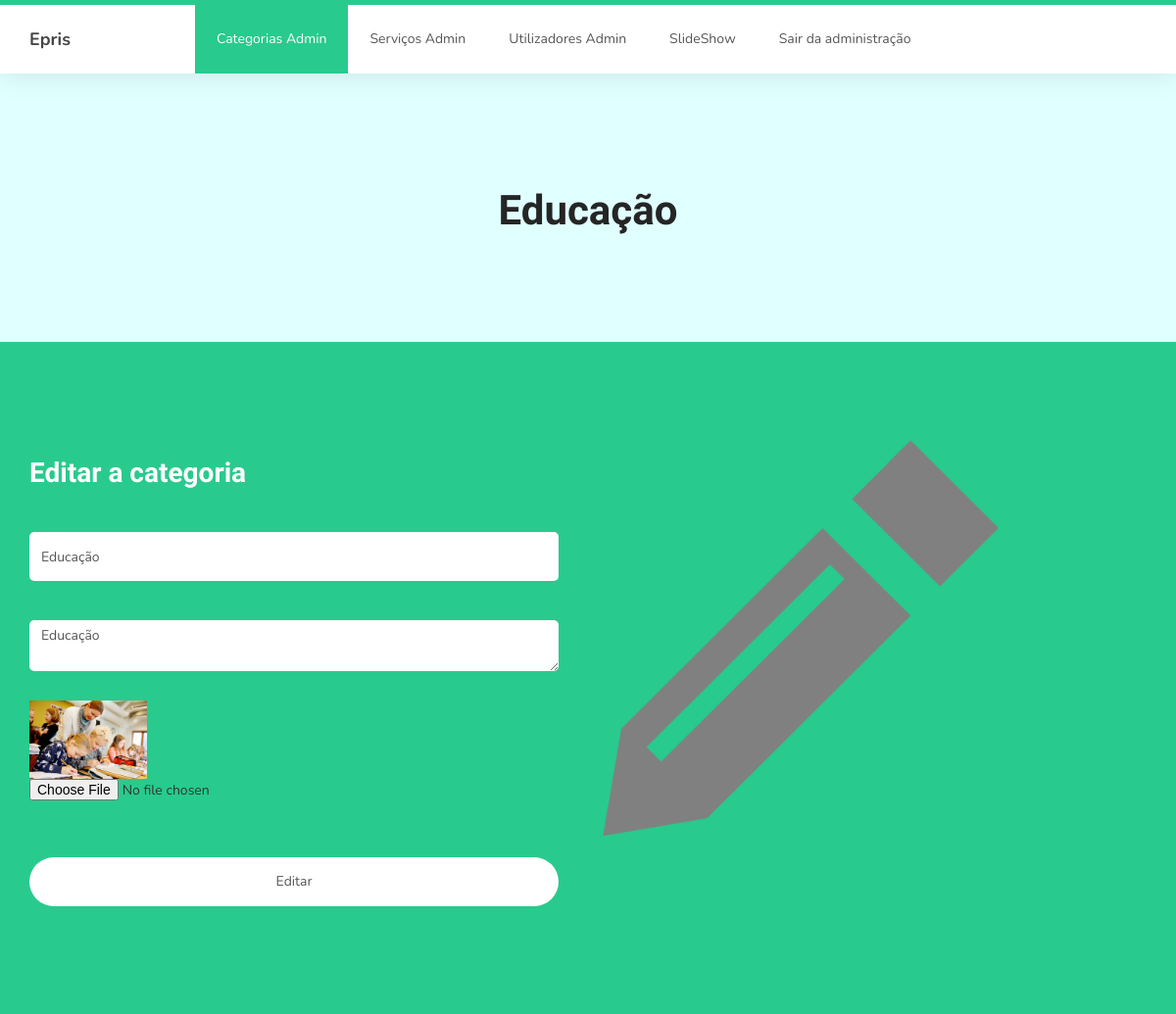
Page /admin/editarcategoria.php?id=20 on the earlier database version.
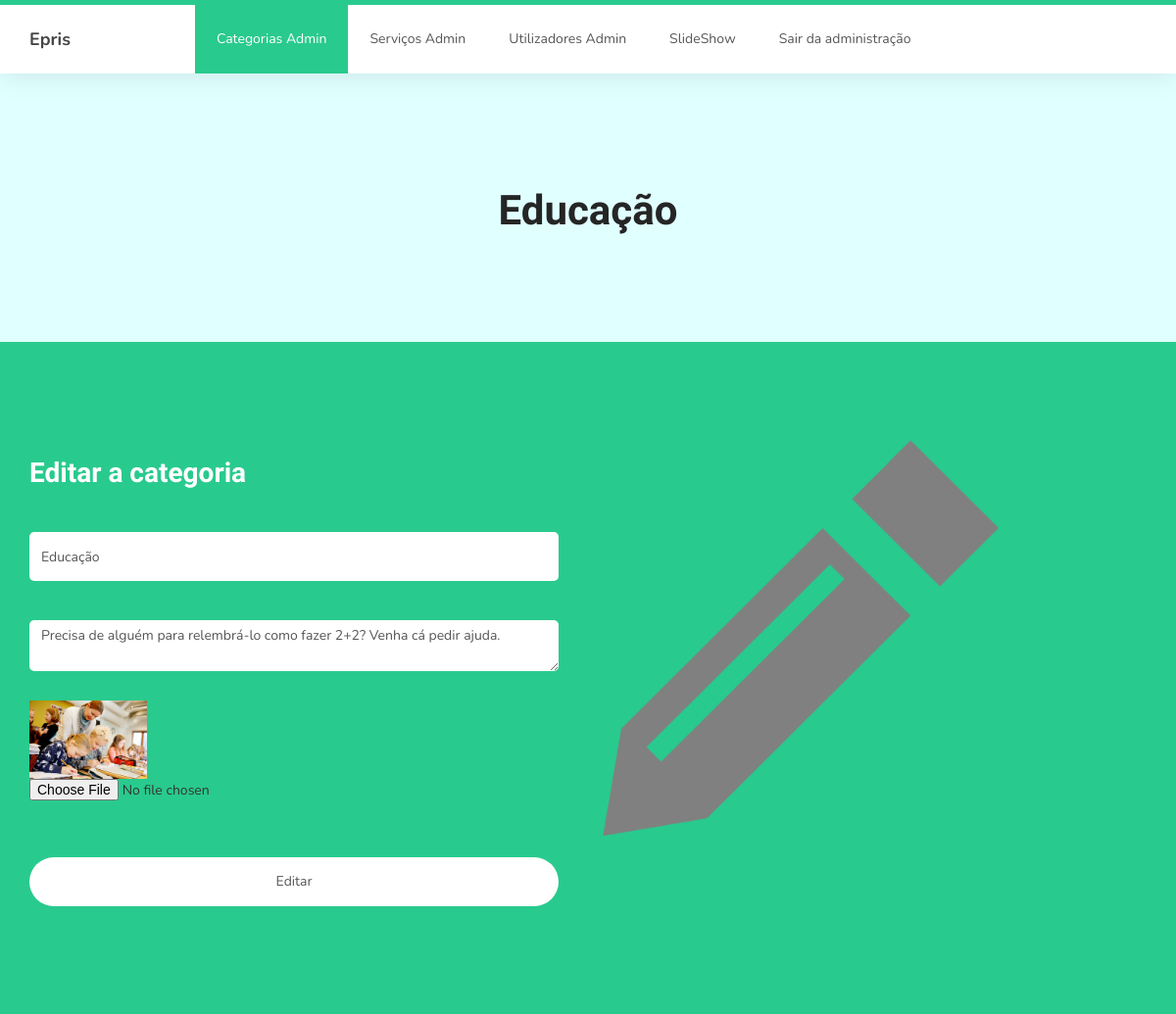
Same page on the later database version.
### tables this page shows
CREATE TABLE `categorias`  (
  `categoriaId` int(11) NOT NULL AUTO_INCREMENT,
  `categoriaNome` varchar(45) NOT NULL,
  `categoriaDescricao` text NOT NULL,
  `categoriaImagemURL` varchar(255) NOT NULL,
  PRIMARY KEY (`categoriaId`) USING BTREE
);

### admin/editarcategoria.php (the view, shortened to what this page needs)
<?php
$id=intval($_GET['id']);
include_once("../includes/body.inc.php");
$sql="select * from categorias where categoriaId=".$id;
$result=mysqli_query($con,$sql);
$dados=mysqli_fetch_array($result);
?>
    <section style="background-color: lightcyan">
        <div class="container">
            <div class="text-center">
                <h1><?php echo $dados['categoriaNome']?></h1>
            </div>
        </div>
    </section>
    <section id="contact">
        <div class="container">
            <div class="row">
                <div class="col-md-6 col-sm-12">
                    <form id="contact-form" role="form" action="confirmaEditaCategoria.php" enctype="multipart/form-data" method="post">
                        <div class="section-title">
                            <h2>Editar a categoria</h2>
                        </div>
                        <div class="col-md-12 col-sm-12">
                            <input type="text" class="form-control" name="nome" required value="<?php echo $dados['categoriaNome']?>"><br>
                            <textarea type="text" class="form-control" name="descricao" required><?php echo $dados['categoriaDescricao']?></textarea><br>
                            <img width="120" src="../<?php echo $dados['categoriaImagemURL']?>">
                            <input type="file" name="imagem"><br>
                        </div>
                        <div class="col-md-12 col-sm-12">
                            <input type="submit" class="form-control" value="Editar">
                        </div>
                    </form>
                </div>
                <div class="col-md-6 col-sm-12">
                    <div class="contact-image">
                        <img src="../images/edit.png" style="height: 404px; width: 404px" class="img-responsive" alt="Smiling Two Girls">
                    </div>
                </div>
            </div>
        </div>
    </section>

Differences in the rows shown:
changed categorias "Educação": descricao "Educação" → "Precisa de alguém para relembrá-lo como fazer 2+2? Venha cá pedir ajuda."
